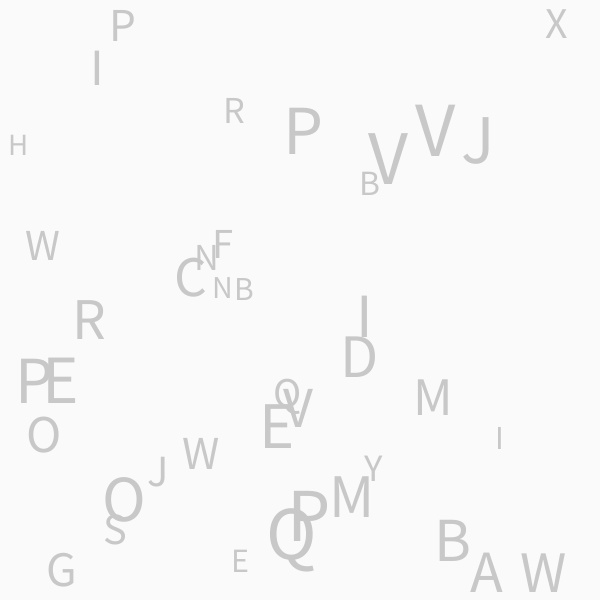
Frame 1 (no input)
Frame 60 (the mouse pressed at the canvas centre just before this capture): identical to frame 1, image omitted
Frame 120 (the mouse held since frame 60 and released just before this capture): identical to frame 1, image omitted

The Processing sketch that drew this single still picture (run headless with seeded random() and noise(); from frame 60 on, the mouse is pressed at the canvas centre):

// Processing sketch: processing_157066
// ── processing_157066.pde

float pMouseX;
float pMouseY; 
float gravity; 
float distance;

int numObj = 40; 
float[] posX = new float[numObj];
float[] posY = new float[numObj];
float[] speedX = new float[numObj];
float[] speedY = new float[numObj];
char[] c = new char[numObj];
float[] size = new float[numObj]; 
float[] hues = new float[numObj]; 
boolean[] isTouched = new boolean[numObj];

void setup() {
  size(600, 600); 
  colorMode(HSB);
  distance = 0; 
  gravity = 0.1;
  
  //assign values for every variable array index
  for ( int i = 0 ; i < numObj; i++ ) { 
    posX[i] = random(width); 
    posY[i] = random(height); 
    size[i] = random(30,80); 
    speedX[i] = 0; 
    speedY[i] = 0; 
    hues[i] = random(255);
    c[i] = char(int(random(65,90)));
    isTouched[i] = false; 
  } 
}

void draw() {
  background(250);
  textAlign(CENTER, CENTER);
  
  //primary for loop to draw/update all the letters
  for ( int i = 0; i < numObj; i++ ) { 
    distance = dist(mouseX, mouseY, posX[i], posY[i]);
    float totalSpeed = abs(speedX[i]) + abs(speedY[i]);
    float newHue = map(totalSpeed, 0, 50, 0, 255);
    fill(hues[i] ,newHue, 200);
    if ( distance < size[i]/2) { 
      //fill(hues[i], 255, 200);  
      if (isTouched[i] == false) {
        speedX[i] = mouseX-pMouseX;
        speedY[i] = mouseY-pMouseY; 
        isTouched[i] = true; 
      }
    } else {
      //fill(hues[i], 0, 200); 
      isTouched[i] = false; 
    } 
    
    //bounce effect check positions and speeds against edges of screen 
    //plus some hacks for cleanup
    if ( posX[i] < 0 + size[i]/2 || posX[i] > width - size[i]/2 ) {
      if (posX[i] < 0 + size[i]/2) {
        posX[i] = 0 + size[i]/2; 
      } else if (posX[i] > width - size[i]/2) {
        posX[i] = width - size[i]/2;
      }
      speedX[i] = -speedX[i]; 
    }
    if (posY[i] < 0 + size[i]/2 || posY[i] > height - size[i]/2 ) {
      if (posY[i] < 0 + size[i]/2) {
        posY[i] = 0 + size[i]/2; 
      } else if (posY[i] > height - size[i]/2) {
        posY[i] = height - size[i]/2;
      }
      speedY[i] = -speedY[i];
    }
    
    if ( speedX[i] > 0) {
      speedX[i] -= 0.1;
    } else if ( speedX[i] < 0 ) {
      speedX[i] += 0.1; 
    }  
    if ( speedX[i] < 0.1 && speedX[i] > -0.1) {
      speedX[i] = 0; 
    } 
    
    if ( speedY[i] > 0 ) {
      speedY[i] -= 0.1;
    } else if ( speedY[i] < 0 ) {
      speedY[i] += 0.1;
    }  
    if ( speedY[i] < 0.1 && speedY[i] > -0.1) {
      speedY[i] = 0; 
    } 
    
    //nested loop for letter to letter comparisons/collisions!
    for ( int j = 0; j < numObj; j++ ) { 
      if ( j != i ) {
        float letterDist = dist(posX[i],posY[i],posX[j],posY[j]);
        float compareSize = (size[i] + size[j])/2;
        if ( letterDist < compareSize ) { 
          posX[i] = posX[i] - speedX[i]*2;
          posY[i] = posY[i] - speedY[i]*2; 
          speedX[i] = speedX[i] * -0.7;
          speedY[i] = speedY[i] * -0.7;
         
          posX[j] = posX[j] - speedX[j]*2; 
          posY[j] = posY[j] - speedY[j]*2;
          speedX[j] = speedX[j] * -0.7;
          speedY[j] = speedY[j] * -0.7; 
        } 
      }
    }
    
    // add gravity to position ( or other acceleration if you want it ) 
    //speedY[i] += gravity;
    
    // add speed to position ( to move the character ) 
    posX[i] += speedX[i];
    posY[i] += speedY[i];
  
    //draw the text at the specified size and position
    textSize(size[i]); 
    text( c[i], posX[i], posY[i]);
  } 

  pMouseX = mouseX;
  pMouseY = mouseY;
}
